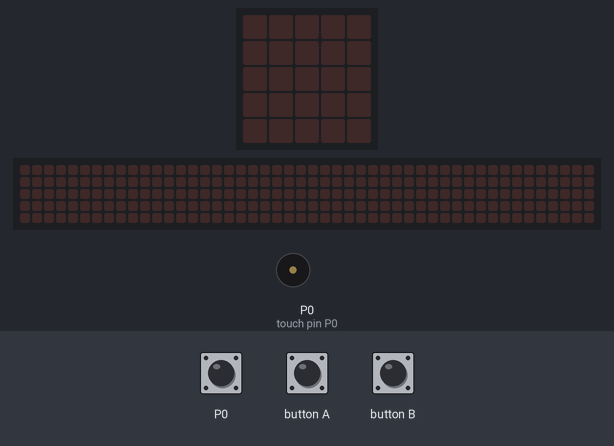
Bench run of a program on a simulated BBC micro:bit (MakeCode). Parts: the board's 5×5 LED display, a strip that is not on the board, showing the scrolling text unrolled, buzzer (waves = sounding). Inputs (shaded band) come from the test bench. The 48×5 strip is a reading aid, not a part: it shows the text the display is scrolling, unrolled, one strip-width of it at a time.

Above: at 1.2 s.
1.3 s: touch pin P0 pressed for 0.15 s
At 1.5 s:
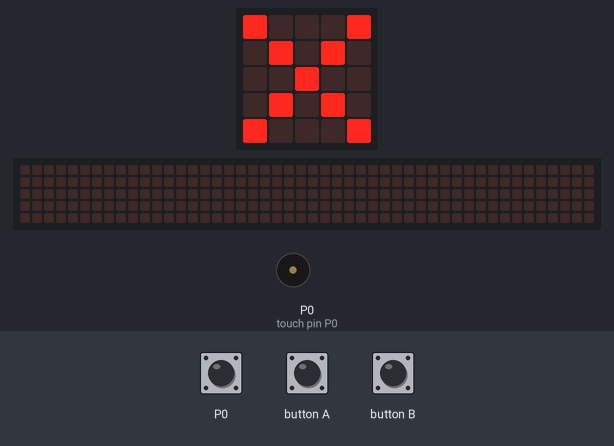
3.2 s: button B pressed for 0.15 s
At 3.7 s:
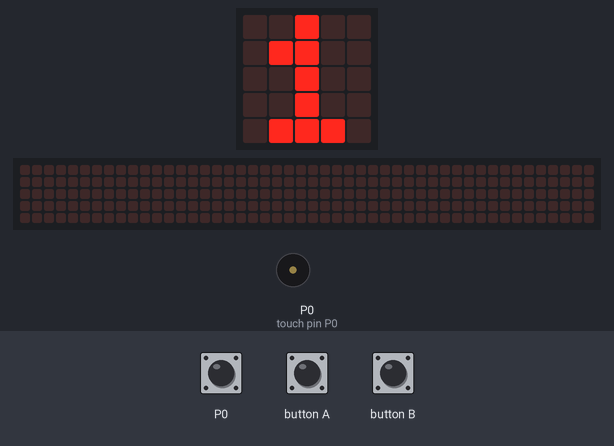
4.8 s: touch pin P0 pressed for 1 s
At 5.43 s:
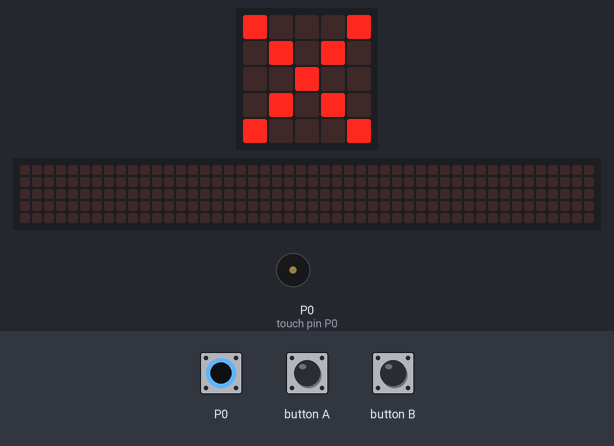
7.8 s: button B pressed for 0.15 s
At 8.4 s:
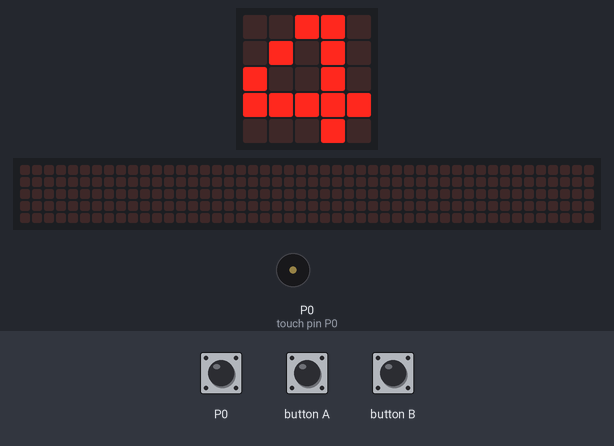
9.4 s: touch pin P0 pressed for 3.2 s
At 13.4 s:
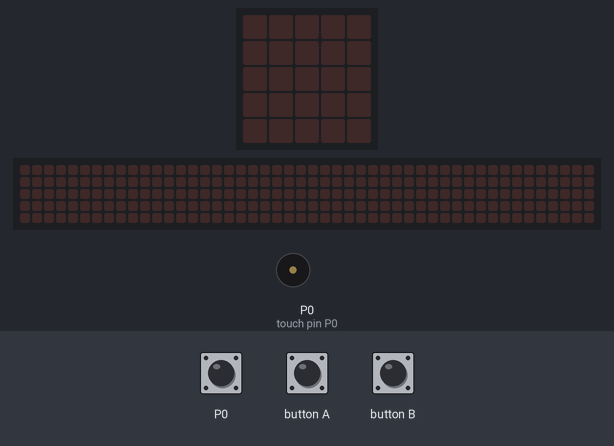
14.1 s: button B pressed for 0.15 s
At 16.72 s:
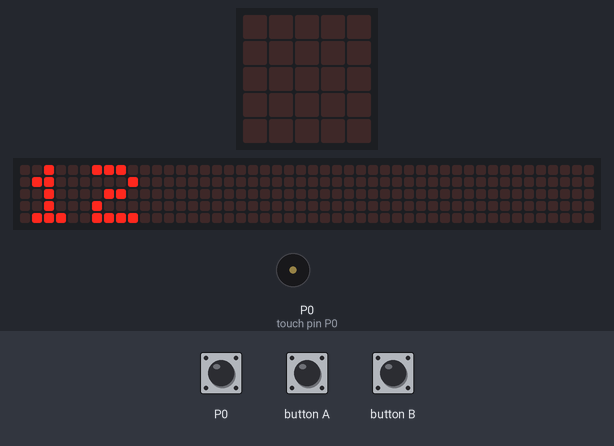
Timing chart, 0 to 18.1 s (numbered marks = the images above; inputs shaded):
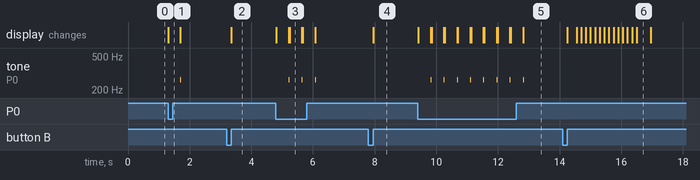

The program:

main.ts
```typescript
input.onButtonPressed(Button.A, function () {
    counter = 0
})
input.onButtonPressed(Button.B, function () {
    basic.showNumber(counter)
})
function sinalizador () {
    basic.showLeds(`
        # . . . #
        . # . # .
        . . # . .
        . # . # .
        # . . . #
        `)
    basic.clearScreen()
}
let counter = 0
counter = 0
basic.forever(function () {
    if (input.pinIsPressed(TouchPin.P0)) {
        sinalizador()
        counter += 1
        music.ringTone(262)
        basic.pause(8)
        music.stopAllSounds()
    }
})
```

test.ts
```typescript
// testes vão aqui; isto não será compilado quando este pacote for usado como uma extensão.
```

Measured:
- after the input at 1.3 s, tone on P0 (touch pin P0): silent → 262 Hz after 0.40 s, → silent 0.01 s later; the display: changes at once (image 1)
- after the input at 3.2 s, the display: changes after 0.15 s (image 2)
- after the input at 4.8 s, tone on P0 (touch pin P0): alternates 262 Hz for 0.01 s and silent for 0.42 s, 6 changes in all, then stays silent, starting after 0.41 s; the display: changes at once (image 3)
- after the input at 7.8 s, the display: changes after 0.15 s (image 4)
- after the input at 9.4 s, tone on P0 (touch pin P0): alternates 262 Hz for 0.01 s and silent for 0.42 s, 16 changes in all, then stays silent, starting after 0.42 s; the display: first changes at once (image 5 shows a later state)
- after the input at 14.1 s, the display: changes after 0.15 s (image 6)
- what the display in image 3 shows lasts 0.4 s, from 5.2 s to 5.6 s
